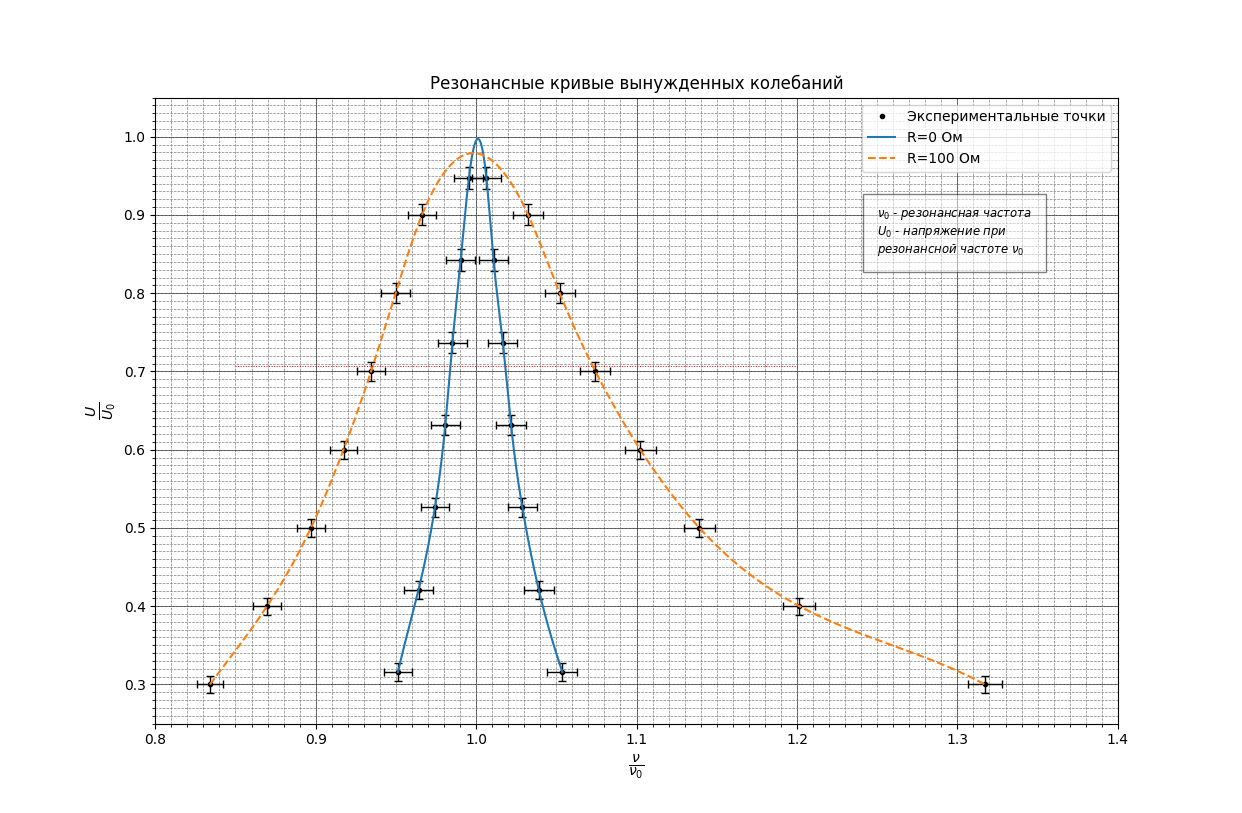

Source code (Python):
import matplotlib.pyplot as plt
import numpy as np
from matplotlib.ticker import MultipleLocator
from scipy.interpolate import interp1d


def open_file(path):
    input = open(path, 'r', encoding='utf-8')
    lines = input.readlines()
    lines_ = []
    for i in range(len(lines)):
        if lines[i] != '\n':
            lines_.append(lines[i])
    lines = lines_
    for i in range(len(lines)):
        lines[i] = [float(x) for x in lines[i].split()]
    return lines
ar = open_file("vol_freq.txt")

x = []; xErr = []; y = []; yErr = []

for i in range(len(ar)):
    x.append(ar[i ][0])
    xErr.append(ar[i][1])
    y.append(ar[i][2])
    yErr.append(ar[i][3])

x_R0 = x[:14]
xErr_R0 = xErr[:14]
y_R0 = y[:14]
yErr_R0 = yErr[:14]


x_R100 = x[14:]
xErr_R100 = xErr[14:]
y_R100 = y[14:]
yErr_R100 = yErr[14:]




xminorLocator = MultipleLocator(0.01)
yminorLocator = MultipleLocator(0.01)

xmajorLocator = MultipleLocator(0.1)
ymajorLocator = MultipleLocator(0.1)

fig, ax = plt.subplots()

ax.xaxis.set_minor_locator(xminorLocator)
ax.yaxis.set_minor_locator(yminorLocator)

ax.xaxis.set_major_locator(xmajorLocator)
ax.yaxis.set_major_locator(ymajorLocator)

ax.text(1.25, 0.85, r'$\nu_0$'+u' - резонансная частота'+'\n'+r'$U_0$'+u' - напряжение при'+'\n''резонансной частоте '+r'$\nu_0$', size='small', style='italic',
        bbox={'facecolor': 'white', 'alpha': 0.5, 'pad': 10})

plt.plot(x, y, '.', color='k')
plt.grid(which='major', ls='-', lw=0.5, c='k')
plt.grid(which='minor', ls='--', lw=0.5, c='grey')
plt.errorbar(x, y, xerr=xErr, yerr=yErr, ecolor='k', capsize=3, elinewidth=1, fmt=' ')


resonance_R0 = interp1d(x_R0, y_R0, kind='cubic')
resonance_R100 = interp1d(x_R100, y_R100, kind='cubic')

xnew_R0 = np.linspace(x_R0[0], x_R0[len(x_R0)-1], num=5000)
xnew_R100 = np.linspace(x_R100[0], x_R100[len(x_R100)-1], num=500)
plt.plot(xnew_R0, resonance_R0(xnew_R0), '-', xnew_R100, resonance_R100(xnew_R100), '--')


plank_x = np.linspace(0.85, 1.2, num=500)
plank_y = [1/2**0.5]*500

plt.plot(plank_x, plank_y, linestyle = ':', color='red', linewidth=0.7)

plt.xlim(0.8, 1.4)
plt.ylim(0.25, 1.05)
plt.title(u"Резонансные кривые вынужденных колебаний")
plt.xlabel(r'$\frac{\mathit{\nu}}{\mathit{\nu_0}}$', size='x-large')
plt.ylabel(r'$\frac{\mathit{U}}{\mathit{U_0}}$', size='x-large')
plt.legend(['Экспериментальные точки', 'R=0 Ом', 'R=100 Ом'])

plt.show()
